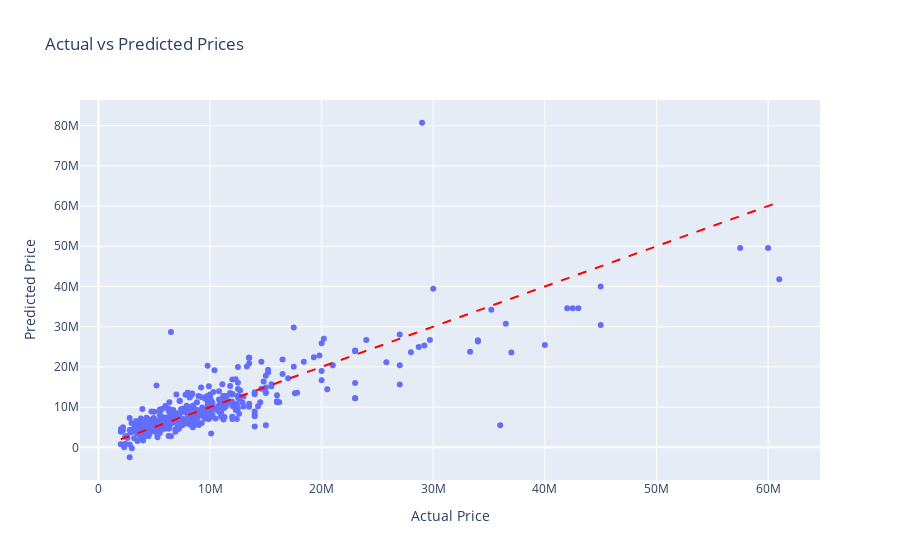
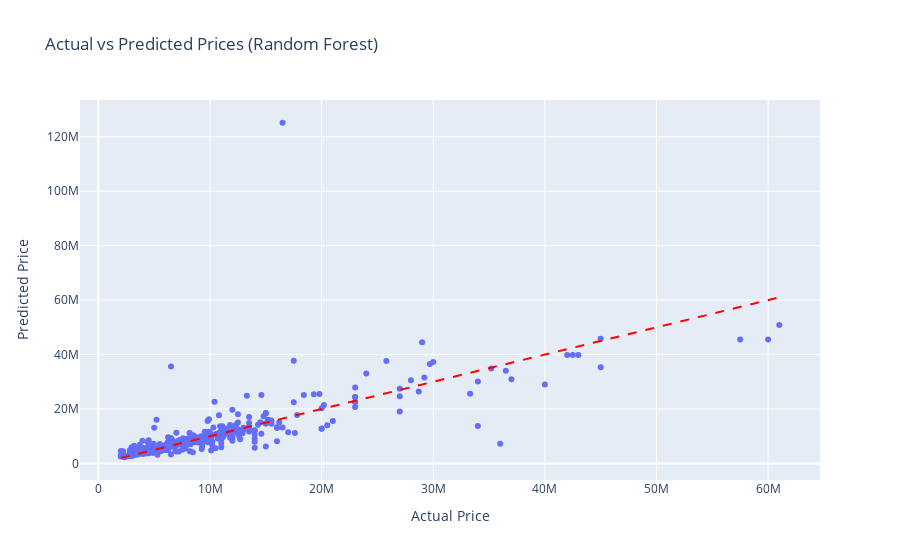
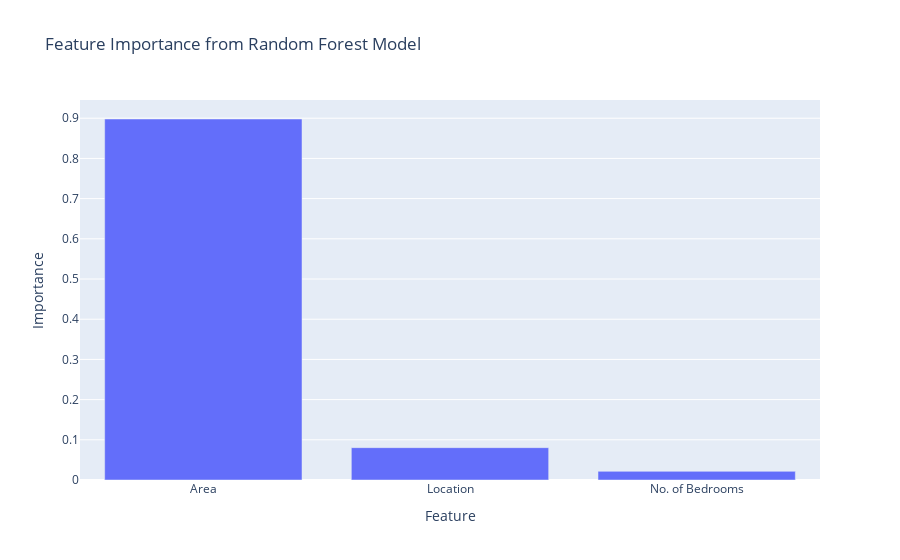
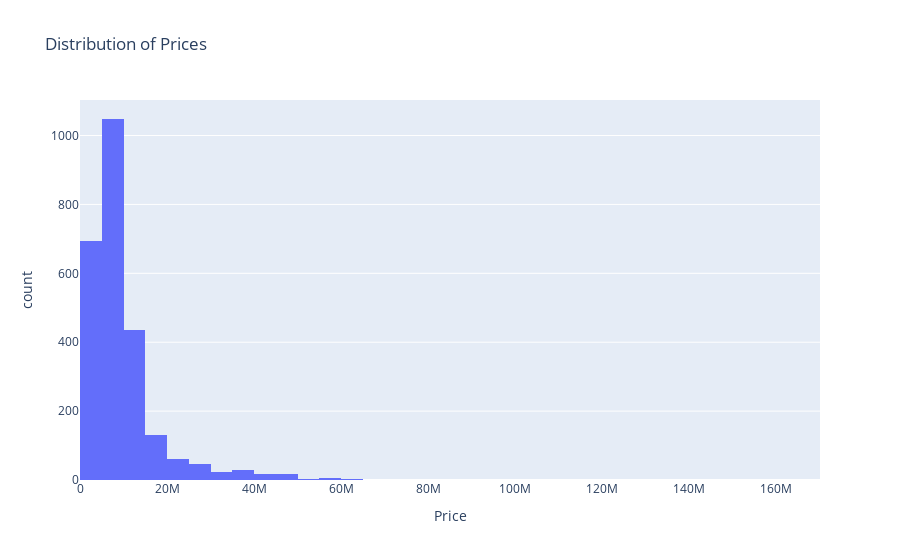

Write notebook code for charts like these, in order.
### Code cell
# Visualize the results using Plotly
fig = px.scatter(x=test_y_all, y=predictions, labels={'x': 'Actual Price', 'y': 'Predicted Price'}, title='Actual vs Predicted Prices')
fig.add_shape(type='line', x0=min(test_y_all), y0=min(test_y_all), x1=max(test_y_all), y1=max(test_y_all), line=dict(color='red', dash='dash'))
fig.show()
# Visualize the results using Plotly for Random Forest
fig_rforest = px.scatter(x=test_y_all, y=predictions_rforest, labels={'x': 'Actual Price', 'y': 'Predicted Price'}, title='Actual vs Predicted Prices (Random Forest)')
fig_rforest.add_shape(type='line', x0=min(test_y_all), y0=min(test_y_all), x1=max(test_y_all), y1=max(test_y_all), line=dict(color='red', dash='dash'))
fig_rforest.show()
# Visualize feature importance for Random Forest
importance = rforest_model.feature_importances_
features = train_set.drop(columns=['Price']).columns
importance_df = pd.DataFrame({'Feature': features, 'Importance': importance})
fig_importance = px.bar(importance_df.sort_values(by='Importance', ascending=False), 
                        x='Feature', y='Importance', 
                        title='Feature Importance from Random Forest Model')
fig_importance.show()
# Visualize the distribution of prices
fig_price_distribution = px.histogram(data, x='Price', nbins=50, title='Distribution of Prices')
fig_price_distribution.show()
# Visualize the relationship between Area and Price
fig_area_price = px.scatter(data, x='Area', y='Price', color='Location', 
                             title='Area vs Price by Location', 
                             labels={'Area': 'Area (sq ft)', 'Price': 'Price (in INR)'})
fig_area_price.show()
# Visualize the relationship between No. of Bedrooms and Price
fig_bedrooms_price = px.box(data, x='No. of Bedrooms', y='Price', 
                             title='Price Distribution by Number of Bedrooms', 
                             labels={'No. of Bedrooms': 'Number of Bedrooms', 'Price': 'Price (in INR)'})
fig_bedrooms_price.show()
# Visualize the relationship between Location and Price
fig_location_price = px.box(data, x='Location', y='Price', 
                             title='Price Distribution by Location', 
                             labels={'Location': 'Location (Encoded)', 'Price': 'Price (in INR)'})
fig_location_price.show()
# Visualize the correlation matrix
correlation_matrix = data.corr()
fig_corr = px.imshow(correlation_matrix, 
                     title='Correlation Matrix', 
                     labels=dict(color='Correlation Coefficient'),
                     x=correlation_matrix.columns, 
                     y=correlation_matrix.columns)
fig_corr.update_xaxes(side="top")
fig_corr.show()

### Figure 1 — Plotly figure (JSON) as saved in the notebook; plotly's stock layout.template omitted (floating-point values rounded to 4 significant figures; data arrays with more than 128 entries replaced by an {"elided": "..."} marker saying what was removed)
{"data": [{"hovertemplate": "Actual Price=%{x}<br>Predicted Price=%{y}<extra></extra>", "legendgroup": "", "marker": {"color": "#636efa", "symbol": "circle"}, "mode": "markers", "name": "", "orientation": "v", "showlegend": false, "type": "scatter", "x": {"elided": "504 int values"}, "xaxis": "x", "y": {"elided": "504 float values"}, "yaxis": "y"}], "layout": {"legend": {"tracegroupgap": 0}, "shapes": [{"line": {"color": "red", "dash": "dash"}, "type": "line", "x0": 2000000, "x1": 61000000, "y0": 2000000, "y1": 61000000}], "title": {"text": "Actual vs Predicted Prices"}, "xaxis": {"anchor": "y", "domain": [0, 1], "title": {"text": "Actual Price"}}, "yaxis": {"anchor": "x", "domain": [0, 1], "title": {"text": "Predicted Price"}}}}

### Figure 2 — Plotly figure (JSON) as saved in the notebook; plotly's stock layout.template omitted (floating-point values rounded to 4 significant figures; data arrays with more than 128 entries replaced by an {"elided": "..."} marker saying what was removed)
{"data": [{"hovertemplate": "Actual Price=%{x}<br>Predicted Price=%{y}<extra></extra>", "legendgroup": "", "marker": {"color": "#636efa", "symbol": "circle"}, "mode": "markers", "name": "", "orientation": "v", "showlegend": false, "type": "scatter", "x": {"elided": "504 int values"}, "xaxis": "x", "y": {"elided": "504 float values"}, "yaxis": "y"}], "layout": {"legend": {"tracegroupgap": 0}, "shapes": [{"line": {"color": "red", "dash": "dash"}, "type": "line", "x0": 2000000, "x1": 61000000, "y0": 2000000, "y1": 61000000}], "title": {"text": "Actual vs Predicted Prices (Random Forest)"}, "xaxis": {"anchor": "y", "domain": [0, 1], "title": {"text": "Actual Price"}}, "yaxis": {"anchor": "x", "domain": [0, 1], "title": {"text": "Predicted Price"}}}}

### Figure 3 — Plotly figure (JSON) as saved in the notebook; plotly's stock layout.template omitted (floating-point values rounded to 4 significant figures)
{"data": [{"hovertemplate": "Feature=%{x}<br>Importance=%{y}<extra></extra>", "legendgroup": "", "marker": {"color": "#636efa", "pattern": {"shape": ""}}, "name": "", "orientation": "v", "showlegend": false, "textposition": "auto", "type": "bar", "x": ["Area", "Location", "No. of Bedrooms"], "xaxis": "x", "y": [0.8981, 0.08045, 0.02146], "yaxis": "y"}], "layout": {"barmode": "relative", "legend": {"tracegroupgap": 0}, "title": {"text": "Feature Importance from Random Forest Model"}, "xaxis": {"anchor": "y", "domain": [0, 1], "title": {"text": "Feature"}}, "yaxis": {"anchor": "x", "domain": [0, 1], "title": {"text": "Importance"}}}}

### Figure 4 — Plotly figure (JSON) as saved in the notebook; plotly's stock layout.template omitted (floating-point values rounded to 4 significant figures; data arrays with more than 128 entries replaced by an {"elided": "..."} marker saying what was removed)
{"data": [{"bingroup": "x", "hovertemplate": "Price=%{x}<br>count=%{y}<extra></extra>", "legendgroup": "", "marker": {"color": "#636efa", "pattern": {"shape": ""}}, "name": "", "nbinsx": 50, "orientation": "v", "showlegend": false, "type": "histogram", "x": {"elided": "2518 int values"}, "xaxis": "x", "yaxis": "y"}], "layout": {"barmode": "relative", "legend": {"tracegroupgap": 0}, "title": {"text": "Distribution of Prices"}, "xaxis": {"anchor": "y", "domain": [0, 1], "title": {"text": "Price"}}, "yaxis": {"anchor": "x", "domain": [0, 1], "title": {"text": "count"}}}}
